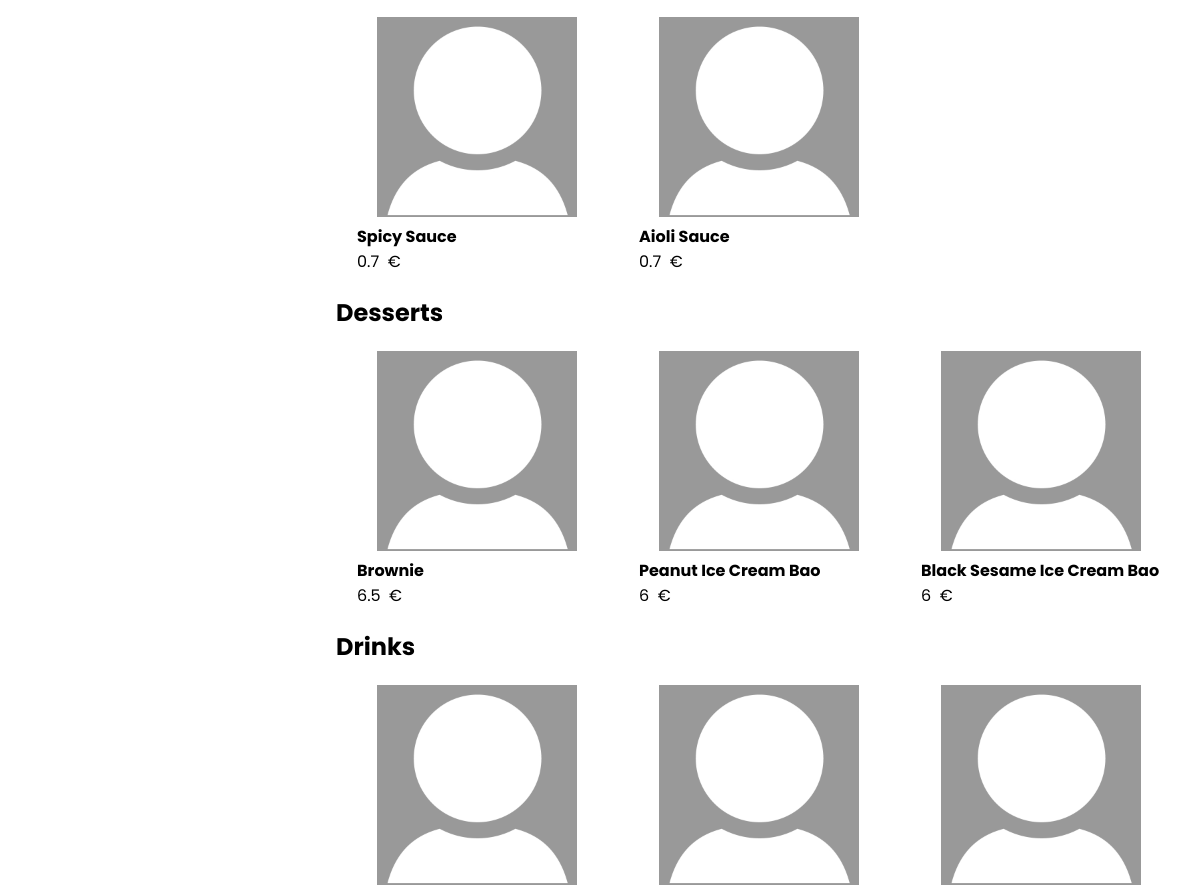
/editRestaurant.php?id=1 (middle part), run on an earlier commit of the app's database.
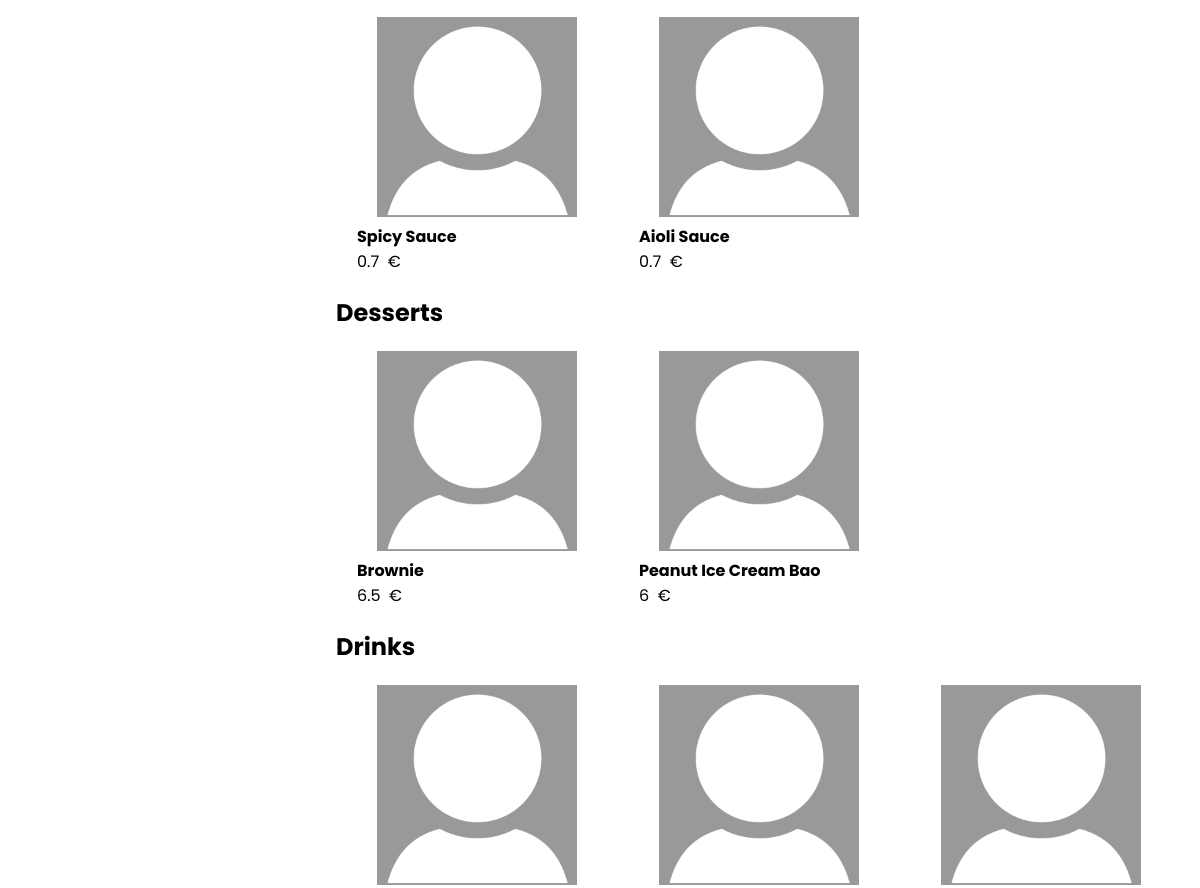
And on a later commit of the database.
### tables this page shows
CREATE TABLE "Dish" (
	"id"	INTEGER,
	"name"	TEXT NOT NULL,
	"price"	REAL NOT NULL,
	"id_photo"	INTEGER NOT NULL,
	"restaurant_id"	INTEGER NOT NULL,
	PRIMARY KEY("id" AUTOINCREMENT),
	FOREIGN KEY("restaurant_id") REFERENCES "Restaurant"("id")
	FOREIGN KEY("id_photo") REFERENCES "Photo"("id")
);

CREATE TABLE "Photo" (
	"id"	INTEGER,
	"path"	TEXT NOT NULL UNIQUE,
	PRIMARY KEY("id" AUTOINCREMENT)
);

### database/restaurant.class.php (called while the page is built, shortened)
<?php
    require_once(__DIR__ . '/dish.class.php');
    class Restaurant{
        static function getDishes(PDO $db, int $id) : array {
            $stmt = $db->prepare('SELECT * FROM Dish WHERE Dish.restaurant_id=?');
            $stmt->execute(array($id));
            $dishes = array();
            while ($dish = $stmt->fetch()) {
                $dishes[] = new Dish(
                    intval($dish['id']),
                    $dish['name'],
                    floatval($dish['price']),
                    intval($dish['restaurant_id'])
                );
            }
            return $dishes;
        }
    }
?>

### database/dish.class.php (called while the page is built, shortened)
<?php
    class Dish{
        public int $id;
        public string $name;
        public float $price;
        public function __construct(int $id, string $name, float $price, int $restaurant_id){
            $this->id = $id;
            $this->name = $name;
            $this->price = $price;
        }
        function getName() : string {
            return $this->name;
        }
        function getPrice() : float {
            return $this->price;
        }
        static function getPhoto(PDO $db, int $id) : ?string {
            $stmt = $db->prepare('SELECT path FROM Photo WHERE Photo.id=(SELECT id_photo FROM Dish WHERE Dish.id=?)');
            $stmt->execute(array($id));
            $path = $stmt->fetch()['path'];
            return $path;
        }
        function getType(PDO $db) : ?string {
            $stmt = $db->prepare('SELECT name FROM Type WHERE Type.id=(SELECT id_type FROM DishType WHERE DishType.id_dish=?)');
            $stmt->execute(array($this->id));
            $type = null;
            while ($type_data = $stmt->fetch()) {
                $type = $type_data['name'];
                break;
            }
            return $type;
        }
    }
?>

### editRestaurant.php (the view, shortened to what this page needs)
<?php
    require_once(__DIR__ . '/database/restaurant.class.php');
    require_once(__DIR__ . '/database/dish.class.php');
    function show_dishes_types(int $id){ ?>
                <?php
                    $types = array();
                    $db = getDatabaseConnection();
                    foreach(Restaurant::getDishes($db, $id) as $dish ){
                        $types[] = $dish->getType($db);
                    }
                        ?>
        <?php
    }
        ?>
        <?php
    function show_dishes(int $id) {
            $types = array();
            $db = getDatabaseConnection();
            $dishes = Restaurant::getDishes($db, $id);
            foreach($dishes as $dish){
                $types[] = $dish->getType($db);
            }
            foreach(array_unique($types) as $type){ ?>
                <section class="dishType" id="<?php echo ($type);?>">
                <h3><?php echo ($type);?></h3>
                <ul>
                <?php
                foreach($dishes as $dish){
                    if ($dish->getType($db) === $type) { ?>
                        <li>
                        <figure class="comida" clickable onclick="open_add_order_popup(this);"
                            data-dish_id="<?php echo($dish->id)?>"
                            data-dish_name="<?php echo($dish->getName())?>"
                            data-dish_photo="<?php echo($dish->getPhoto($db, $id))?>"
                            data-dish_price="<?php echo($dish->getPrice())?>"   >
                            <img src="<?php echo($dish->getPhoto($db, $id)); ?>" alt="<?php echo($dish->getName()); ?>" width="200px" height="200px" />
                            <figcaption> <?php echo($dish->getName()); ?> </figcaption>
                            <p class="preco"><?php echo($dish->getPrice()); ?> &nbsp;€</p>
                        </figure>
                        </li>
                <?php
                }
            }
            ?>
                </ul>
            </section>
            <?php
            }
    }
        ?>
<!DOCTYPE html>
<html>
    <head>
        <link rel="stylesheet" href="css/style.css">
        <link rel="stylesheet" href="css/restaurantPage.css">
        <link rel="stylesheet" href="css/position.css">
    </head>
    <body>
    <main>
        <article class="restaurant-page">
        <?php
        $restaurant_id = intval($_GET['id']);
        ?>
            <main>
                    <?php show_dishes_types($restaurant_id); ?>
                <section id="listaPratos">
                    <?php show_dishes($restaurant_id); ?>
                </section>
            </main>
        </article>
    </main>
    </body>
</html>

### css/style.css (style rules this page uses)
* { margin: 0; padding: 0; }
[clickable] { cursor: pointer ; }
.restaurant-page { font-family: 'Poppins', sans-serif; position: relative; }
.restaurant-page h3 { font-size: 1.7em; }
.restaurant-page #listaPratos { width: 100%; }
.restaurant-page .comida figcaption { font-weight: bold; }

### css/restaurantPage.css (style rules this page uses)
.restaurant-page > :not(#capaRestaurante) { margin-left: 1em; margin-right: 1em; }
.restaurant-page #listaPratos { grid-column-start: 2; }
.restaurant-page #listaPratos ul { display: flex; flex-direction: row; list-style: none; flex-wrap: wrap; }
.restaurant-page main { display: grid; grid-template: 100% / 20em 1fr; margin-top: 2em; }
.restaurant-page .comida { max-width: 100%; width: 15em; margin: 1em; padding: 5px; text-align: center; position: relative; transition: 0.5s ease-in-out; }
.restaurant-page .comida figcaption, .comida p { text-align: left; }
.restaurant-page { font-family: 'Poppins', sans-serif; }
.restaurant-page h3 { font-size: 1.5em; }
.restaurant-page #listaPratos { width: 100%; }
.restaurant-page .comida figcaption { font-weight: bold; }

### css/position.css (style rules this page uses)
body { min-height: 100vh; display:flex; flex-direction:column; }

What changed in the data, as far as the page shows it:
removed dish: dish.id (placeholder picture), name "Black Sesame Ice Cream Bao", price "6", shown under "Desserts"
